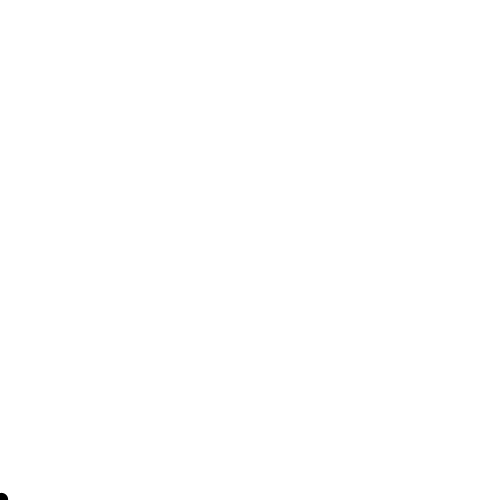
Frame 1 (no input)
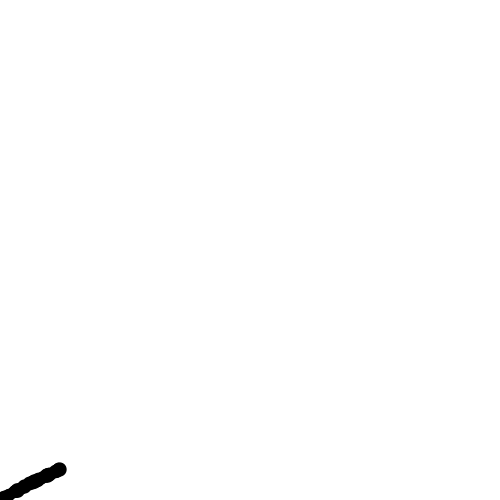
Frame 60 (the mouse pressed at the canvas centre just before this capture)
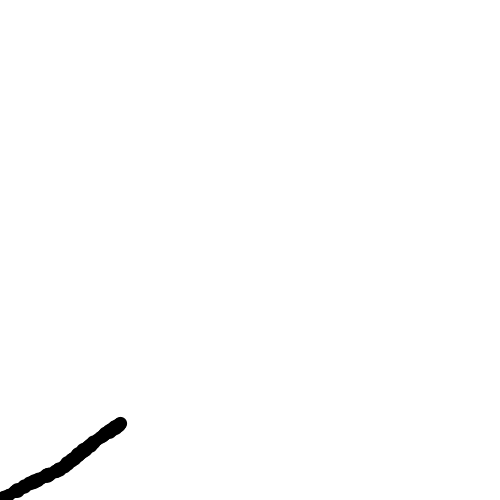
Frame 120 (the mouse held since frame 60 and released just before this capture)

The Processing sketch that drew these frames (run headless with seeded random() and noise(); from frame 60 on, the mouse is pressed at the canvas centre):

// Processing sketch: test2
// ── test2.pde
ArrayList<branch> branches = new ArrayList<branch>();
float x, y, size, time;
branch b1;
branch b2; branch b3;
boolean done = false;

void setup() {
  size(500, 500);
  background(255);
  time = 5;
  y=height;
 
  
  b1 = new branch(0, height, width/2, 1, 5, "UP");
  branches.add(b1);
  
  b2 = new branch(0, height, width/2, 1, 5, "UP");
  b1.children.add(b2);
  b3 = new branch(0, height, width/2, 1, 5, "DOWN");
  b1.children.add(b3);
  
  println(b1.children);
 

}
void draw() {
  
  b1.displayAll();
  //size = noise(time)*width; // value between 0-1, multiply by height
  
  
  
 /* for(branch b: branches){
    b.display();
    if(b.x>width/2 && done == false){
      branches.add(new branch(width/2, height/2, 1, 5));
      done = true;
      println("hi");
    }
  }
  */
  //println("hi2");
}

// ── branch.pde
class branch {
  
  branch(float xIn, float yIn, float xEIn, float sizeIn, float timeIn, String typeIn){
    x = xIn;
    y = yIn;
    xE = xEIn;
    size = sizeIn;
    time = timeIn;
    
    type = typeIn;
 
    children = new ArrayList<branch>();
  }
  
  void displayAll(){
    if(x<xE){
      display();
    } else{
        for(branch b: children){
          pushMatrix();
          translate(x, -y);
          b.display();
          popMatrix();
        }
      }
    }

    
  void display(){
    time += 0.01;
    stroke(0);
    if(type.equals("UP")){
      y -=(noise(time)*2);
    } else if (type.equals("DOWN")){
      y -=(noise(time)*.5);
    } else {
      println("error in type inside display function");
    }
    
    x += 1;
    strokeWeight(random(10, 15));
    point(x, y);
  }

  
  float x;
  float y;
  float xE;
  float size;
  float time;
  
  String type;

  ArrayList<branch> children;
}
